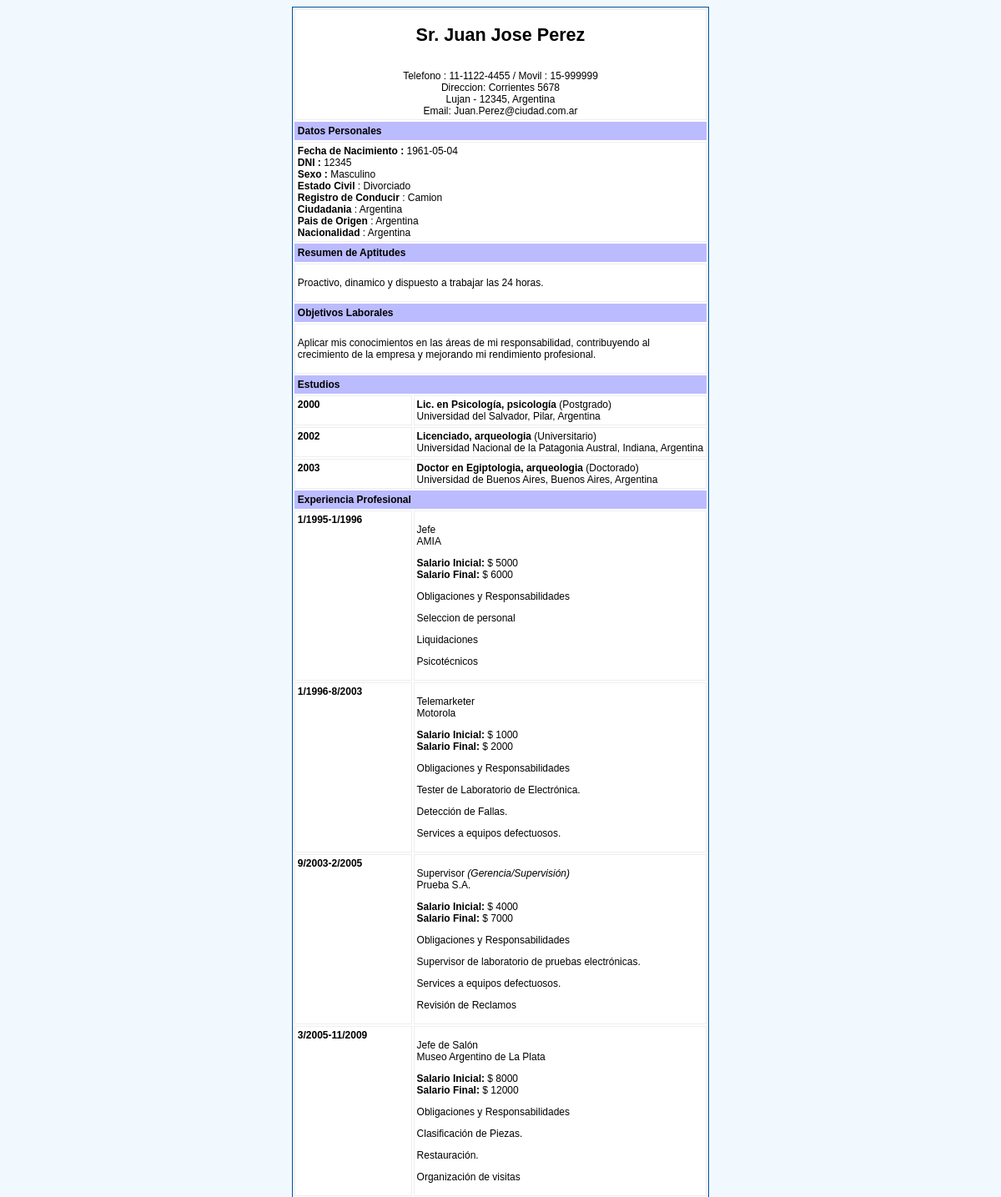
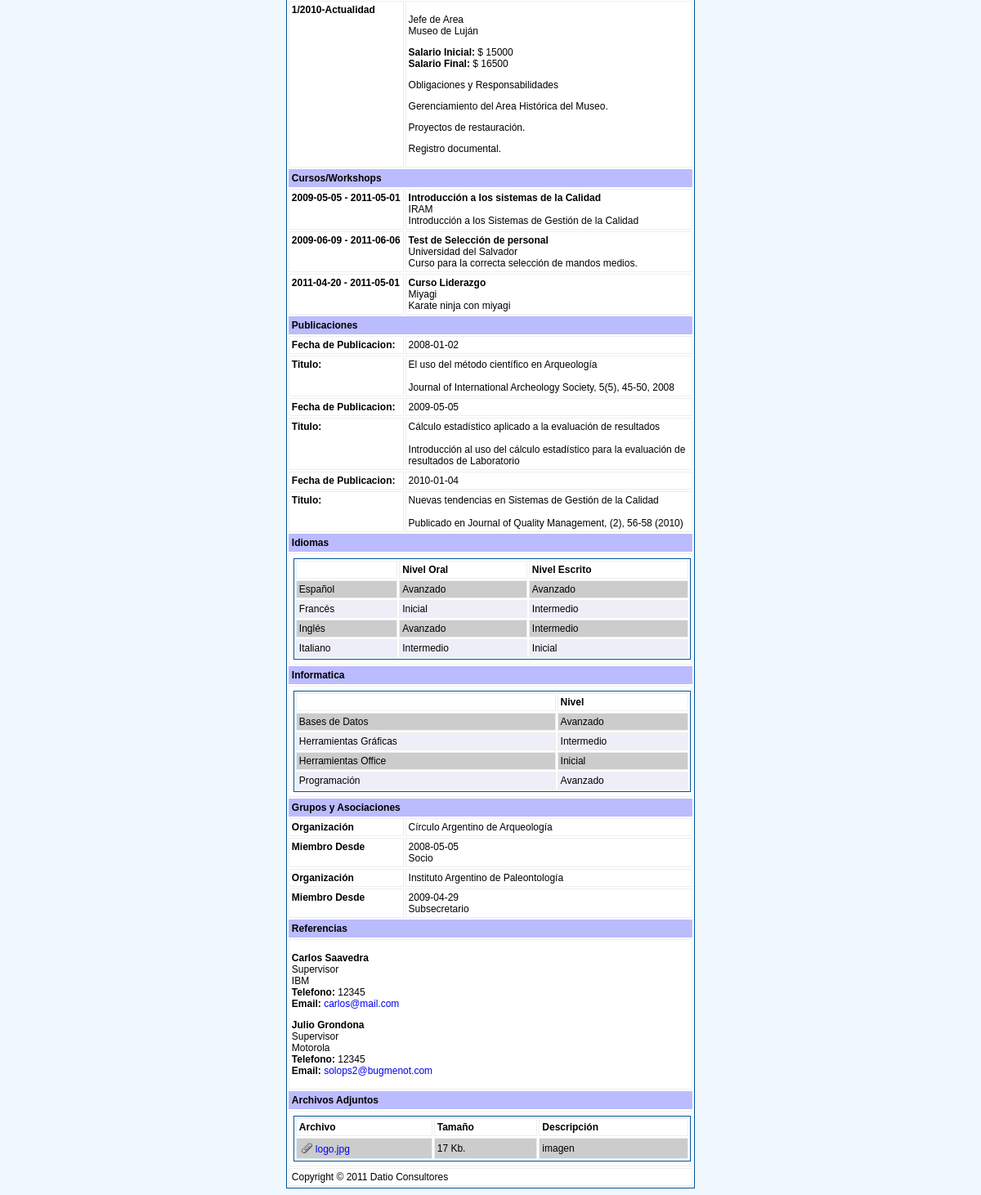
/viewcv.php?applicant=2 (signed in), run on the app's committed database (2 pictures, top to bottom).
### tables this page shows
CREATE TABLE `applicant` (
  `id` int(11) NOT NULL AUTO_INCREMENT,
  `applicantid` int(11) NOT NULL,
  `salutation` varchar(35) DEFAULT NULL,
  `surname` varchar(30) DEFAULT NULL,
  `mname` varchar(30) DEFAULT NULL,
  `fname` varchar(30) DEFAULT NULL,
  `mstatus` varchar(30) DEFAULT NULL,
  `sex` char(1) DEFAULT NULL,
  `dob` date DEFAULT NULL,
  `nationality` int(11) DEFAULT NULL,
  `citizenship` int(11) DEFAULT NULL,
  `ctoforigin` int(11) DEFAULT NULL,
  `hbox` varchar(100) DEFAULT NULL,
  `htown` varchar(65) DEFAULT NULL,
  `hzip_postal` varchar(15) DEFAULT NULL,
  `hcountry` int(11) DEFAULT NULL,
  `hphone` varchar(15) DEFAULT NULL,
  `hmobile` varchar(15) DEFAULT NULL,
  `hemail` varchar(100) DEFAULT NULL,
  `obox` varchar(100) DEFAULT NULL,
  `otown` varchar(65) DEFAULT NULL,
  `ozip_postal` varchar(15) DEFAULT NULL,
  `ocountry` int(11) DEFAULT NULL,
  `ophone` varchar(15) DEFAULT NULL,
  `omobile` varchar(15) DEFAULT NULL,
  `oemail` varchar(100) DEFAULT NULL,
  `qualsumm` text,
  `cvviews` int(11) DEFAULT NULL,
  `driverlic` varchar(15) DEFAULT NULL,
  PRIMARY KEY (`id`),
  UNIQUE KEY `applicantid` (`applicantid`)
);

CREATE TABLE `countries` (
  `countryid` smallint(6) NOT NULL AUTO_INCREMENT,
  `country` varchar(150) NOT NULL,
  `countrycode` char(10) NOT NULL,
  `subscriber` char(19) DEFAULT NULL,
  `nationality` varchar(150) DEFAULT NULL,
  `currency` varchar(45) DEFAULT NULL,
  PRIMARY KEY (`countryid`),
  UNIQUE KEY `countrycode` (`countrycode`),
  KEY `country` (`country`)
);

CREATE TABLE `users` (
  `userid` smallint(6) NOT NULL AUTO_INCREMENT,
  `fname` varchar(25) DEFAULT '',
  `mname` varchar(25) DEFAULT NULL,
  `sname` varchar(25) DEFAULT '',
  `loginname` int(10) unsigned NOT NULL,
  `pass` varchar(32) NOT NULL DEFAULT '',
  `email` varchar(65) NOT NULL,
  `dateregistered` date DEFAULT NULL,
  `admin` tinyint(1) DEFAULT '0',
  `status` char(1) DEFAULT NULL COMMENT 'Active,Locked,Disabled',
  `usercategory` char(1) DEFAULT NULL,
  `tipodoc` varchar(3) NOT NULL,
  PRIMARY KEY (`userid`,`loginname`,`email`),
  UNIQUE KEY `userid` (`userid`),
  UNIQUE KEY `loginname` (`loginname`),
  UNIQUE KEY `email` (`email`),
  KEY `names` (`fname`,`sname`)
);

CREATE TABLE `objective` (
  `id` int(11) NOT NULL AUTO_INCREMENT,
  `applicantid` int(11) NOT NULL,
  `objective` varchar(255) DEFAULT NULL,
  `carrierlevelid` int(11) DEFAULT NULL,
  PRIMARY KEY (`id`,`applicantid`),
  UNIQUE KEY `applicantid` (`applicantid`)
);

CREATE TABLE `education` (
  `id` int(11) NOT NULL AUTO_INCREMENT,
  `applicantid` int(11) DEFAULT NULL,
  `institution` varchar(255) DEFAULT NULL,
  `countryid` int(11) DEFAULT NULL,
  `city` varchar(255) DEFAULT NULL,
  `award` varchar(255) DEFAULT NULL,
  `awardcategory` tinyint(1) DEFAULT NULL,
  `highestlevel` tinyint(1) DEFAULT NULL,
  `fieldofstudy` varchar(255) DEFAULT NULL,
  `fieldofstudycategoryid` int(11) DEFAULT NULL,
  `specialaward` varchar(255) DEFAULT NULL,
  `yearofgraduation` year(4) DEFAULT NULL,
  `expectedgraduation` year(4) DEFAULT NULL,
  PRIMARY KEY (`id`)
);

CREATE TABLE `degree` (
  `id` tinyint(3) unsigned NOT NULL AUTO_INCREMENT,
  `degree` varchar(255) NOT NULL,
  PRIMARY KEY (`id`)
);

CREATE TABLE `experience` (
  `id` int(11) NOT NULL AUTO_INCREMENT,
  `applicantid` int(11) DEFAULT NULL,
  `organization` varchar(255) DEFAULT NULL,
  `startmonth` tinyint(4) DEFAULT NULL,
  `startyear` year(4) DEFAULT NULL,
  `endmonth` tinyint(4) DEFAULT NULL,
  `endyear` year(4) DEFAULT NULL,
  `startsalarymonth` decimal(10,0) DEFAULT NULL,
  `currentsalarymonth` decimal(10,0) DEFAULT NULL,
  `jobtitle` varchar(255) DEFAULT NULL,
  `manager_supervisor` tinyint(1) DEFAULT NULL,
  `duties_responsibilities` text,
  PRIMARY KEY (`id`)
);

CREATE TABLE `training` (
  `id` int(11) NOT NULL AUTO_INCREMENT,
  `applicantid` int(11) DEFAULT NULL,
  `trainingtitle` varchar(255) NOT NULL,
  `provider` varchar(255) NOT NULL,
  `startdate` date NOT NULL,
  `enddate` date NOT NULL,
  `description` varchar(255) DEFAULT NULL,
  PRIMARY KEY (`id`)
);

CREATE TABLE `publication` (
  `id` int(11) NOT NULL AUTO_INCREMENT,
  `applicantid` int(11) NOT NULL,
  `pdate` date NOT NULL,
  `ptitle` varchar(255) NOT NULL,
  `description` text,
  PRIMARY KEY (`id`)
);

CREATE TABLE `language` (
  `id` int(11) NOT NULL AUTO_INCREMENT,
  `applicantid` int(11) NOT NULL,
  `language` varchar(255) NOT NULL,
  `orallevel` varchar(20) NOT NULL,
  `writtenlevel` varchar(20) NOT NULL,
  PRIMARY KEY (`id`)
);

CREATE TABLE `informatica` (
  `id` int(11) NOT NULL AUTO_INCREMENT,
  `applicantid` int(11) NOT NULL,
  `computacion` varchar(255) NOT NULL,
  `nivel` varchar(20) NOT NULL,
  PRIMARY KEY (`id`)
);

CREATE TABLE `professional` (
  `id` int(11) NOT NULL AUTO_INCREMENT,
  `applicantid` int(11) NOT NULL,
  `association` varchar(255) NOT NULL,
  `title_role` varchar(255) NOT NULL,
  `membersince` date NOT NULL,
  PRIMARY KEY (`id`)
);

CREATE TABLE `referee` (
  `id` int(11) NOT NULL AUTO_INCREMENT,
  `applicantid` int(11) NOT NULL,
  `name` varchar(255) NOT NULL,
  `organization` varchar(255) DEFAULT NULL,
  `refposition` varchar(255) DEFAULT NULL,
  `telephone` varchar(255) NOT NULL,
  `email` varchar(255) DEFAULT NULL,
  `relation` varchar(255) DEFAULT NULL,
  PRIMARY KEY (`id`)
);

CREATE TABLE `attachment` (
  `id` int(11) NOT NULL AUTO_INCREMENT,
  `applicantid` int(11) NOT NULL,
  `blobTitle` varchar(50) DEFAULT NULL,
  `blobData` mediumblob,
  `blobType` varchar(50) DEFAULT NULL,
  `fileName` varchar(50) DEFAULT NULL,
  PRIMARY KEY (`id`) USING BTREE,
  UNIQUE KEY `id` (`id`) USING BTREE
);

### viewcv.php (the view, shortened to what the rows shown need)
<?php
include_once('includes/queryfunctions.php');
$conn = db_connect();
if(isset($_GET["applicant"])){
	$cvid = $_GET["applicant"];
}else{
	$cvid = $_SESSION["userid"];
}
$sql="SELECT applicant.id,applicant.cvviews,applicant.applicantid,concat_ws(' ',salutation,applicant.fname,applicant.mname,applicant.surname) AS applicant,
		applicant.sex,applicant.mstatus,applicant.dob,applicant.hbox,applicant.htown,
		applicant.hzip_postal,applicant.hcountry,applicant.hphone,applicant.hmobile,applicant.hemail,applicant.obox,
		applicant.otown,applicant.ozip_postal,applicant.ocountry,applicant.ophone,applicant.omobile, applicant.oemail,applicant.qualsumm, applicant.driverlic,
    usr.tipodoc, usr.loginname AS nrodoc,
    country.country AS ctoforigin,nationality.country AS nationality,citizenship.country AS citizenship, dircountry.country AS chomeadd
	FROM applicant
		Left Join countries AS country ON applicant.ctoforigin = country.countryid
		Left Join countries AS nationality ON applicant.nationality = nationality.countryid
		Left Join countries AS citizenship ON applicant.citizenship = citizenship.countryid
		Left Join countries AS dircountry ON applicant.hcountry = dircountry.countryid
		Left Join users AS usr ON applicant.applicantid = usr.userid
	WHERE applicant.applicantid = $cvid";
$results=query($sql,$conn);
$applicant = fetch_object($results);
?>
<!DOCTYPE HTML PUBLIC "-//W3C//DTD HTML 4.01 Transitional//EN" "http://www.w3.org/TR/html4/loose.dtd">
<html>
<head>
<link href="css/main.css" rel="stylesheet" type="text/css">
</head>
<body>
<form action="viewcv.php" method="POST"  name="viewcv" id="viewcv" enctype="multipart/form-data">
<div align="center">
<table>
 <tr align="center">
   <td colspan="2">
   <?php
   	echo "<h1>$applicant->applicant</h1> <br>
		Telefono : $applicant->hphone / Movil : $applicant->hmobile <br>
		Direccion: $applicant->hbox <br>
		$applicant->htown - $applicant->hzip_postal, $applicant->chomeadd <br>
		Email: <a href:\"mailto:$applicant->hemail\">$applicant->hemail</a> <br>";
   ?>
   </td>
 </tr>
 <tr align="center">
   <th colspan="2">Datos Personales</th>
 </tr>
 <tr>
   <td align="left" colspan="2">
   <?php
   	$sexo = ($applicant->sex == 'M') ? 'Masculino' : 'Femenino';
   	echo "<b>Fecha de Nacimiento		:</b> $applicant->dob <br>
		<b>$applicant->tipodoc 			:</b> $applicant->nrodoc <br>
		<b>Sexo							:</b> $sexo <br>
		<b>Estado Civil</b> 			:</b> $applicant->mstatus <br>
		<b>Registro de Conducir</b>		:</b> $applicant->driverlic <br>
		<b>Ciudadania</b> 				:</b> $applicant->citizenship <br>
		<b>Pais de Origen</b> 			:</b> $applicant->ctoforigin <br>
		<b>Nacionalidad</b> 			:</b> $applicant->nationality ";
	?>
</td>
 </tr>
 <tr align="center">
   <th colspan="2">Resumen de Aptitudes</th>
 </tr>
 <tr align="center">
   <td align="left" colspan="2">
   <?php echo $applicant->qualsumm; ?>
</td>
</tr>
 <tr align="center">
   <th colspan="2">Objetivos Laborales</th>
 </tr>
 <tr align="center">
   <td align="left" colspan="2">
   <?php
   $querystr="SELECT id,objective
		FROM objective
		WHERE objective.applicantid =  $cvid";
	$results=query($querystr,$conn);
	$careerobj = fetch_object($results);
	echo wordwrap($careerobj->objective,100,'<br />');
   ?>
   </td>
 </tr>
 <tr align="center">
   <th colspan="2">Estudios</th>
 </tr>
 <?php
   	$querystr="SELECT education.id,education.applicantid,education.highestlevel,education.award,
		education.fieldofstudy,education.institution,education.city,education.yearofgraduation,countries.country, degree.degree
	FROM education
		Left Join countries ON education.countryid = countries.countryid
		LEFT JOIN degree ON education.awardcategory = degree.id
	WHERE education.applicantid =  $cvid
	ORDER BY yearofgraduation ASC";
	$results=query($querystr,$conn);
	while ($education = fetch_object($results)){
	 echo "<tr align=\"center\">
      <td align=\"left\" valign=\"top\" class=\"boldtext\">$education->yearofgraduation</td>
	   <td align=\"left\"><b>$education->award, $education->fieldofstudy</b> ($education->degree)<br>
	   		$education->institution, $education->city, $education->country<br>
			$education->specialaward
			</td>
	   </tr>";
	}
?>
 <tr align="center">
   <th colspan="2">Experiencia Profesional</th>
 </tr>
   <?php
   	$querystr="SELECT id,applicantid,organization,startmonth,startyear,endmonth,endyear,startsalarymonth,
			currentsalarymonth,jobtitle,manager_supervisor,duties_responsibilities
		FROM experience
		WHERE experience.applicantid =  $cvid
		ORDER BY startyear, startmonth ASC";
	$results=query($querystr,$conn);
	while ($profexp = fetch_object($results)){
	$manager_supervisor = ($profexp->manager_supervisor == '1') ? '(Gerencia/Supervisi&oacute;n)' : '';
	$fechafin = ($profexp->endmonth == '0') ? 'Actualidad' : "$profexp->endmonth/$profexp->endyear";
	 echo "<tr align=\"center\">
      <td align=\"left\" valign=\"top\" class=\"boldtext\">$profexp->startmonth/$profexp->startyear-$fechafin</td>
   <td align=\"left\">";
		echo "<p>$profexp->jobtitle <i>$manager_supervisor</i><br>
		$profexp->organization<br></p>
		<p>
		<b>Salario Inicial:</b> $ $profexp->startsalarymonth  <br>
		<b>Salario Final:</b> $ $profexp->currentsalarymonth  <br>
		</p>
		Obligaciones y Responsabilidades<br>".
		stripslashes($profexp->duties_responsibilities);
	 echo "</td></tr>";
	}
?>
 <tr align="center">
   <th colspan="2">Cursos/Workshops</th>
 </tr>
 <?php
   	$querystr="SELECT id,trainingtitle,provider,description,startdate,enddate FROM training WHERE training.applicantid = $cvid
	ORDER BY startdate ASC";
	$results=query($querystr,$conn);
	while ($training = fetch_object($results)){
	 echo "<tr align=\"center\">
      <td align=\"left\" valign=\"top\" class=\"boldtext\">$training->startdate - $training->enddate</td>
	   <td align=\"left\"><b>$training->trainingtitle</b><br>
	   		$training->provider<br>
			".wordwrap($training->description,100,'<br/>')."</td>
	   </tr>";
	}
?>
 <tr align="center">
   <th colspan="2">Publicaciones</th>
 </tr>
 <?php
   	$querystr="SELECT id,ptitle,pdate,description
		FROM publication
		WHERE publication.applicantid =  $cvid
		ORDER BY pdate ASC";
	$results=query($querystr,$conn);
	while ($publication = fetch_object($results)){
	 echo "<tr align=\"center\">
      <td align=\"left\" valign=\"top\" class=\"boldtext\">Fecha de Publicacion:</td>
	  <td align=\"left\">$publication->pdate</td>
	  </tr>
	  <tr align=\"center\">
      <td align=\"left\" valign=\"top\" class=\"boldtext\">Titulo:</td>
	  <td align=\"left\">".wordwrap($publication->ptitle,100,'<br/>')."<br><br>".wordwrap($publication->description,100,'<br/>')."</td>
	  </tr>";
	}
?>
 <tr align="center">
   <th colspan="2">Idiomas</th>
 </tr>
 <tr align="center">
   <td colspan="2">
   <?php
	$querystr="SELECT id,applicantid,language,orallevel,writtenlevel
		FROM language
		WHERE language.applicantid =  $cvid
		ORDER BY language ASC";
	$results=query($querystr,$conn);
	echo "<table border=\"0\" width=\"100%\">";
	while ($lang = fetch_object($results)){
		$j++;
		if($j%2==1){
			echo "<tr id=\"row$j\" onmouseover=\"javascript:setColor('$j')\" onmouseout=\"javascript:origColor('$j')\" bgcolor=\"#CCCCCC\">";
		}else{
			echo "<tr id=\"row$j\" onmouseover=\"javascript:setColor('$j')\" onmouseout=\"javascript:origColor('$j')\" bgcolor=\"#EEEEF8\">";
		}
			echo "<td align=\"left\"><input name=\"id\" type=\"hidden\" value=\"$lang->id\">$lang->language</td>
				<td align=\"left\">$lang->orallevel</td>
				<td align=\"left\">$lang->writtenlevel</td>
			</tr>";
	}
	echo "</table>";
?></td>
 </tr>
 <tr align="center">
   <th colspan="2">Informatica</th>
 </tr>
 <tr align="center">
   <td colspan="2">
   <?php
	$querystr="SELECT id,applicantid,computacion,nivel
		FROM informatica
		WHERE informatica.applicantid =  $cvid
		ORDER BY computacion ASC";
	$results=query($querystr,$conn);
	echo "<table border=\"0\" width=\"100%\">";
	while ($lang = fetch_object($results)){
		$j++;
		if($j%2==1){
			echo "<tr id=\"row$j\" onmouseover=\"javascript:setColor('$j')\" onmouseout=\"javascript:origColor('$j')\" bgcolor=\"#CCCCCC\">";
		}else{
			echo "<tr id=\"row$j\" onmouseover=\"javascript:setColor('$j')\" onmouseout=\"javascript:origColor('$j')\" bgcolor=\"#EEEEF8\">";
		}
			echo "<td align=\"left\"><input name=\"id\" type=\"hidden\" value=\"$lang->id\">$lang->computacion</td>
				<td align=\"left\">$lang->nivel</td>
			</tr>";
	}
	echo "</table>";
?></td>
 </tr>
 <tr align="center">
   <th colspan="2">Grupos y Asociaciones</th>
 </tr>
   <?php
   	$querystr="SELECT id,applicantid,association,title_role,membersince
		FROM professional
		WHERE professional.applicantid =  $cvid
		ORDER BY membersince ASC";
	$results=query($querystr,$conn);
	while ($profmem = fetch_object($results)){
	 echo "<tr align=\"center\">
      <td align=\"left\" valign=\"top\" class=\"boldtext\">Organizaci&oacute;n</td>
	  <td align=\"left\">$profmem->association</td>
	  </tr>
	  <tr align=\"center\">
      <td align=\"left\" valign=\"top\" class=\"boldtext\">Miembro Desde</td>
	  <td align=\"left\">$profmem->membersince<br>$profmem->title_role</td>
	  </tr>";
	}
?>
 <tr align="center">
   <th colspan="2">Referencias</th>
 </tr>
  <tr align="center">
   <td align="left" colspan="2">
   <?php
	$querystr="SELECT name,refposition,organization,telephone,email FROM referee
		WHERE applicantid = $cvid ORDER BY name ASC";
	$results=query($querystr,$conn);
	while ($referee = fetch_object($results)){
			echo "<p>
				<b>$referee->name</b><br>
				$referee->refposition<br>
				$referee->organization<br>
				<b>Telefono:</b> $referee->telephone<br>
				<b>Email:</b> <a href='mailto:$referee->email'>$referee->email</a>
				</p>";
	}
	?>
</td>
 </tr>
 <tr align="center">
   <th colspan="2">Archivos Adjuntos</th>
 </tr>
 <tr align="center">
   <td colspan="2">
   <?php
	$querystr="SELECT id,blobtitle,filename, LENGTH(blobdata) AS blobsize FROM attachment
		WHERE attachment.applicantid =  $cvid
		ORDER BY filename ASC";
	$results=query($querystr,$conn);
	echo "<table border=\"0\" width=\"100%\">";
	while ($ref = fetch_object($results)){
		$j++;
		if($j%2==1){
			echo "<tr id=\"row$j\" onmouseover=\"javascript:setColor('$j')\" onmouseout=\"javascript:origColor('$j')\" bgcolor=\"#CCCCCC\">";
		}else{
			echo "<tr id=\"row$j\" onmouseover=\"javascript:setColor('$j')\" onmouseout=\"javascript:origColor('$j')\" bgcolor=\"#EEEEF8\">";
		}
		echo "<td align=\"left\" valign=\"top\"><a href=\"attach.php?search=$ref->id&action=Download\"><img src=\"images/attach.png\" alt=\"Archivo\" border=\"0\" width=\"16\" height=\"16\"/>$ref->filename</a></td><td>". floor($ref->blobsize/1024) ." Kb.</td>
	  <td align=\"left\">$ref->blobtitle</td>
	  </tr>";
	}
	echo "</table>";
?>
</td></tr>
</table>
</div>
</form>
</body>
</html>

### data on the page
applicant: hphone "11-1122-4455", hmobile "15-999999", hbox "Corrientes 5678", htown "Lujan", hzip_postal "12345", countries.country "Argentina", hemail "Juan.Perez@ciudad.com.ar", dob "1961-05-04", users.tipodoc "DNI", users.loginname "12345", sex "Masculino", mstatus "Divorciado", driverlic "Camion", qualsumm "Proactivo, dinamico y dispuesto a trabajar las 24 horas."
objective: objective "Aplicar mis conocimientos en las áreas de mi responsabilidad, contribuyendo al crecimiento de la empresa y mejorando mi rendimiento profesional."
education: yearofgraduation "2000", award "Lic. en Psicología", fieldofstudy "psicología", degree.degree "Postgrado", institution "Universidad del Salvador", city "Pilar", countryid.country "Argentina"
education: yearofgraduation "2002", award "Licenciado", fieldofstudy "arqueologia", degree.degree "Universitario", institution "Universidad Nacional de la Patagonia Austral", city "Indiana", countryid.country "Argentina"
education: yearofgraduation "2003", award "Doctor en Egiptologia", fieldofstudy "arqueologia", degree.degree "Doctorado", institution "Universidad de Buenos Aires", city "Buenos Aires", countryid.country "Argentina"
experience: startmonth "1", startyear "1995", fechafin "1/1996", jobtitle "Jefe", organization "AMIA", startsalarymonth "5000", currentsalarymonth "6000", duties_responsibilities "Seleccion de personal Liquidaciones Psicotécnicos"
experience: startmonth "1", startyear "1996", fechafin "8/2003", jobtitle "Telemarketer", organization "Motorola", startsalarymonth "1000", currentsalarymonth "2000", duties_responsibilities "Tester de Laboratorio de Electrónica. Detección de Fallas. Services a equipos defectuosos."
experience: startmonth "9", startyear "2003", fechafin "2/2005", jobtitle "Supervisor", manager_supervisor "(Gerencia/Supervisión)", organization "Prueba S.A.", startsalarymonth "4000", currentsalarymonth "7000", duties_responsibilities "Supervisor de laboratorio de pruebas electrónicas. Services a equipos defectuosos. Revisión de Reclamos"
experience: startmonth "3", startyear "2005", fechafin "11/2009", jobtitle "Jefe de Salón", organization "Museo Argentino de La Plata", startsalarymonth "8000", currentsalarymonth "12000", duties_responsibilities "Clasificación de Piezas. Restauración. Organización de visitas"
experience: startmonth "1", startyear "2010", endmonth "Actualidad", jobtitle "Jefe de Area", organization "Museo de Luján", startsalarymonth "15000", currentsalarymonth "16500", duties_responsibilities "Gerenciamiento del Area Histórica del Museo. Proyectos de restauración. Registro documental."
training: startdate "2009-05-05", enddate "2011-05-01", trainingtitle "Introducción a los sistemas de la Calidad", provider "IRAM", description "Introducción a los Sistemas de Gestión de la Calidad"
training: startdate "2009-06-09", enddate "2011-06-06", trainingtitle "Test de Selección de personal", provider "Universidad del Salvador", description "Curso para la correcta selección de mandos medios."
training: startdate "2011-04-20", enddate "2011-05-01", trainingtitle "Curso Liderazgo", provider "Miyagi", description "Karate ninja con miyagi"
publication: pdate "2008-01-02", ptitle "El uso del método científico en Arqueología", description "Journal of International Archeology Society, 5(5), 45-50, 2008"
publication: pdate "2009-05-05", ptitle "Cálculo estadístico aplicado a la evaluación de resultados", description "Introducción al uso del cálculo estadístico para la evaluación de resultados de Laboratorio"
publication: pdate "2010-01-04", ptitle "Nuevas tendencias en Sistemas de Gestión de la Calidad", description "Publicado en Journal of Quality Management, (2), 56-58 (2010)"
language: language "Español", orallevel "Avanzado", writtenlevel "Avanzado"
language: language "Francés", orallevel "Inicial", writtenlevel "Intermedio"
language: language "Inglés", orallevel "Avanzado", writtenlevel "Intermedio"
language: language "Italiano", orallevel "Intermedio", writtenlevel "Inicial"
informatica: computacion "Bases de Datos", nivel "Avanzado"
informatica: computacion "Herramientas Gráficas", nivel "Intermedio"
informatica: computacion "Herramientas Office", nivel "Inicial"
informatica: computacion "Programación", nivel "Avanzado"
professional: association "Círculo Argentino de Arqueología", membersince "2008-05-05", title_role "Socio"
professional: association "Instituto Argentino de Paleontología", membersince "2009-04-29", title_role "Subsecretario"
referee: name "Carlos Saavedra", refposition "Supervisor", organization "IBM", telephone "12345", email "carlos@mail.com"
referee: name "Julio Grondona", refposition "Supervisor", organization "Motorola", telephone "12345", email "solops2@bugmenot.com"
attachment: fileName "logo.jpg", blobsize "17", blobTitle "imagen"

### other printed values
$applicant->applicant "Sr. Juan Jose Perez"
WEBSITE_NAME "Datio Consultores"
